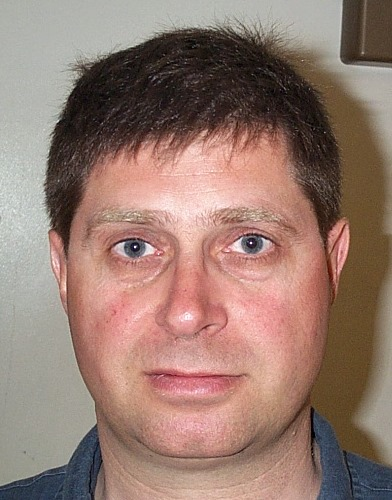
%> input picture images/DB1/db1_01.jpg, 392 x 500 px
$ octave --eval "result = face_mask(imread('images/DB1/db1_01.jpg'));"   (GNU Octave 9; MATLAB toolbox functions it lacks are replaced by stand-ins)
%> lines starting %> are read from the running program, lines starting %| are printed output that depends on the picture; in (x1, y1, x2, y2) boxes, pixels count from 0 and x2, y2 are one past the last pixel; in counts of white or black regions, pixels touching at a corner belong together; the program's own positions count from 1
### gray_world.m
function out_image = gray_world(input_img)

%% Split the image to r, g and b channels
r = input_img(:,:,1);
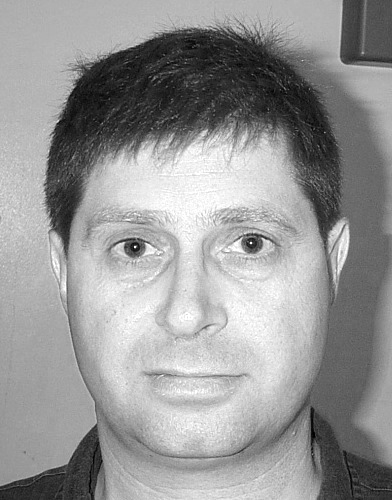
%> r: size 500x392 uint8; min 0, max 255, mean 150.1
g = input_img(:,:,2);
b = input_img(:,:,3);
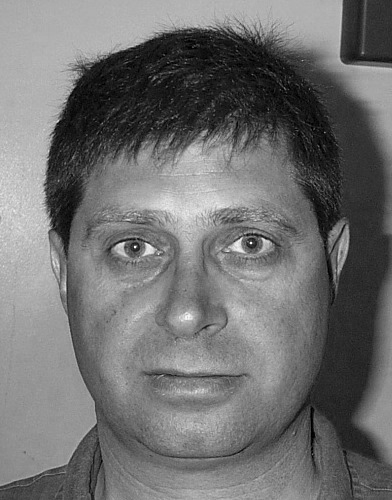
%> b: size 500x392 uint8; min 0, max 255, mean 111.8

%% Compute mean:
r_avg = mean(r);
%> r_avg = 392 values, max 180.9 at index 189, min 96.24 at index 352, mean 150.1
g_avg = mean(g);
%> g_avg = 392 values, max 172.8 at index 7, min 75.75 at index 351, mean 122.6
b_avg = mean(b);
%> b_avg = 392 values, max 166.6 at index 16, min 52.15 at index 351, mean 111.8

%% Compute the gain for the red and green channel:
alpha = g_avg/r_avg;
%> alpha = 0.816
beta = g_avg/b_avg;
%> beta = 1.08

%% Compute color corrected image
r_sensor = alpha*r;
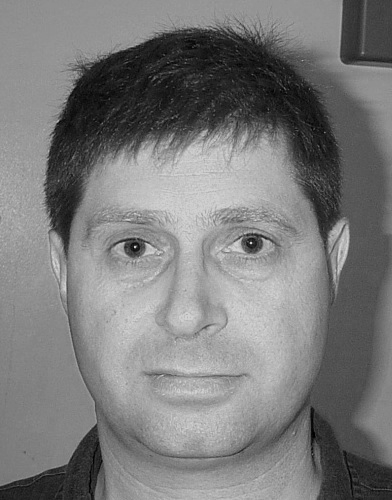
%> r_sensor: size 500x392 uint8; min 0, max 208, mean 122.4
g_sensor = g;
b_sensor = beta*b;

out_image = cat(3, r_sensor,g_sensor,b_sensor);
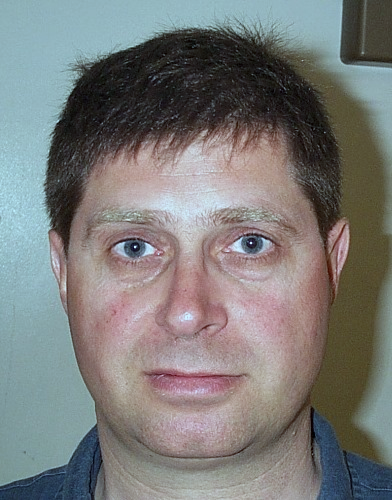
%> out_image: size 500x392x3 uint8; mean R, G, B 122.4, 122.6, 121.1

end

### face_mask.m
function [binary_img] = face_mask(input_img)
% input_img=imread("images/DB1/db1_01.jpg");
%% light compensation of the input image
input_img = gray_world(input_img);
% figure()
% imshow(input_img)
%% binary image
binary_img = zeros(size(input_img, 1), size(input_img,2));

%% Convert image from RGB to YCbCr
YCbCr_img = rgb2ycbcr(input_img);
%> YCbCr_img: size 500x392x3 uint8; mean of channels 1, 2, 3 121.1, 127.4, 128

% split the image into Y, Cb and Cr channels.
Y = YCbCr_img(:,:,1);
Cb = YCbCr_img(:,:,2);
Cr = YCbCr_img(:,:,3);
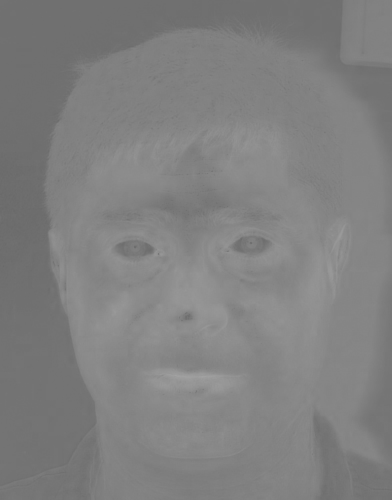
%> Cr: size 500x392 uint8; min 106, max 162, mean 128

%% Threshold segmentation algorithm
[row, col] = find(Cb>=65 & Cr>=120 & Cr <=150 & Y >= 80);
%> row = 102663 values from 1 to 500; col = 102663 values from 1 to 392


%% Set the skin to white and the rest to black
for i = 1:size(row)
        binary_img(row(i), col(i)) = 1;
end
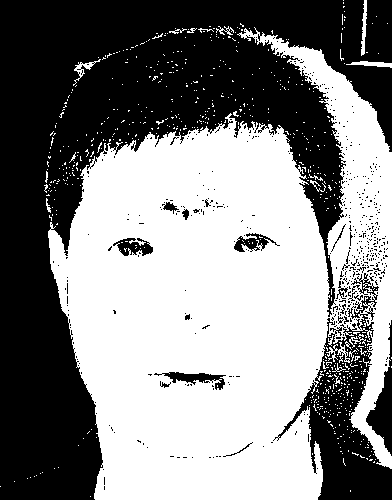
%> binary_img: size 500x392 double; values 0 (black) and 1 (white), 52.4% white; 477 black regions (459 under 20 px), largest, box (x1, y1, x2, y2) and area: (0, 0, 392, 500) 80241, (273, 273, 392, 500) 8936, (366, 320, 392, 456) 1246

%% Morphological operations
se = strel('square',3);
binary_img = imopen(binary_img, se);
%> binary_img: size 500x392 double; values 0 (black) and 1 (white), 49.4% white; 45 white regions (32 under 20 px), largest, box (x1, y1, x2, y2) and area: (48, 118, 329, 500) 83036, (260, 35, 392, 469) 12895, (352, 61, 392, 68) 165
binary_img = imclose(binary_img, se);
%> binary_img: size 500x392 double; values 0 (black) and 1 (white), 50.1% white; 16 black regions (2 under 20 px), largest, box (x1, y1, x2, y2) and area: (0, 0, 392, 500) 94502, (366, 320, 392, 456) 1285, (164, 372, 225, 390) 579

%fill the eyes and mouth/teeth
binary_img = imfill(binary_img, 'holes');
%> binary_img: size 500x392 double; values 0 (black) and 1 (white), 51.2% white; 2 black regions, box (x1, y1, x2, y2) and area: (0, 0, 392, 500) 94455, (366, 320, 392, 456) 1285
target = 256:-4:4;
binary_img = histeq(binary_img,target);
binary_img = imbinarize(binary_img, 0.8);

binary_img = bwareafilt(binary_img,1);
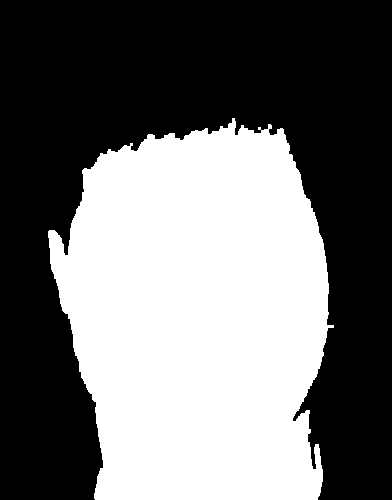
%> binary_img: size 500x392 logical; 43.7% white; 1 white region, box (x1, y1, x2, y2) and area: (48, 118, 334, 500) 85564
% figure()
% imshow(binary_img)
end

$ run again, on images/DB1/db1_02.jpg
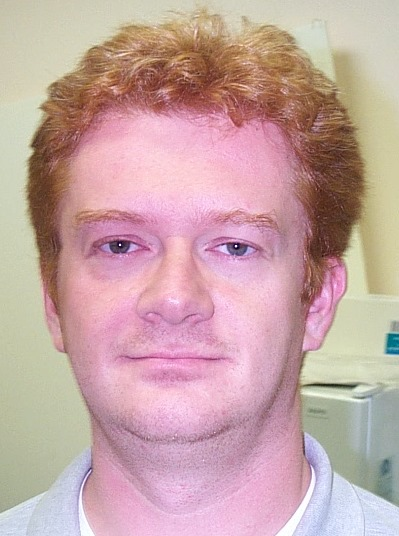
%> input picture images/DB1/db1_02.jpg, 399 x 536 px
%> r_avg = 399 values, max 223.6 at index 179, min 164.6 at index 332, mean 198.3
%> g_avg = 399 values, max 202.7 at index 23, min 136.7 at index 302, mean 166
%> b_avg = 399 values, max 187.7 at index 179, min 131.5 at index 302, mean 165.2
%> alpha = 0.832
%> beta = 1
%> YCbCr_img: size 536x399x3 uint8; mean of channels 1, 2, 3 158.2, 127.8, 127.6
%> in face_mask, `Cr = YCbCr_img(:,:,3);`:
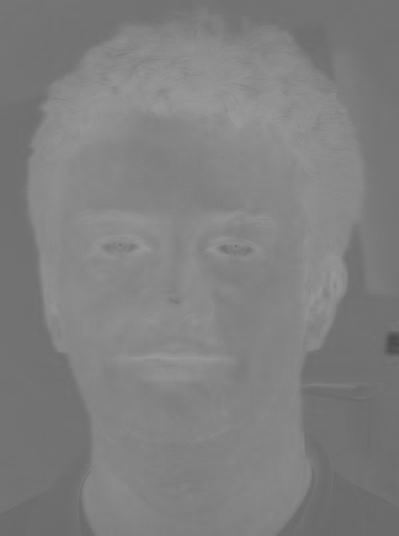
%> Cr: size 536x399 uint8; min 74, max 155, mean 127.6
%> row = 135338 values from 7 to 536; col = 135338 values from 26 to 392
%> in face_mask, `binary_img = imfill(binary_img, 'holes');`:
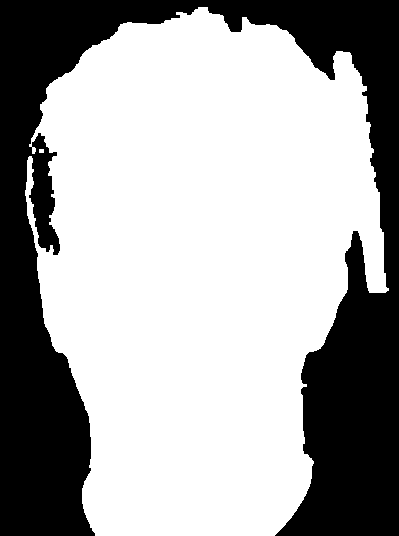
%> binary_img: size 536x399 double; values 0 (black) and 1 (white), 65.5% white; 1 black region, box (x1, y1, x2, y2) and area: (0, 0, 399, 536) 73752

$ run again, on images/DB1/db1_03.jpg
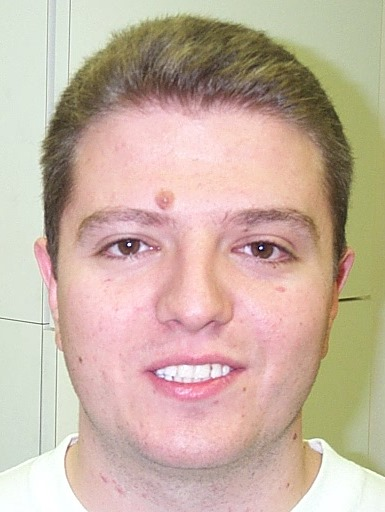
%> input picture images/DB1/db1_03.jpg, 385 x 512 px
%> r_avg = 385 values, max 223.5 at index 39, min 152.2 at index 338, mean 200.3
%> g_avg = 385 values, max 231.3 at index 34, min 147.3 at index 338, mean 178.7
%> b_avg = 385 values, max 219.5 at index 34, min 109.1 at index 338, mean 163.2
%> alpha = 0.891
%> beta = 1.08
%> YCbCr_img: size 512x385x3 uint8; mean of channels 1, 2, 3 169.2, 126.9, 128
%> in face_mask, `Cr = YCbCr_img(:,:,3);`:
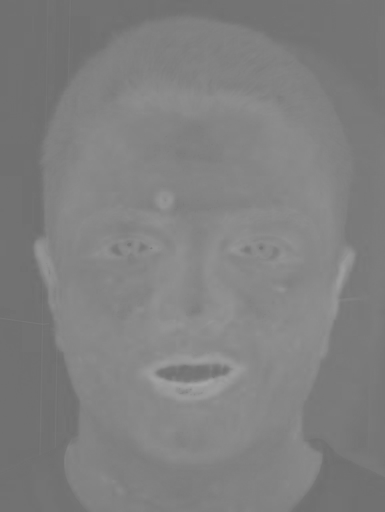
%> Cr: size 512x385 uint8; min 109, max 167, mean 128
%> row = 140571 values from 15 to 512; col = 140571 values from 3 to 385
%> in face_mask, `binary_img = imfill(binary_img, 'holes');`:
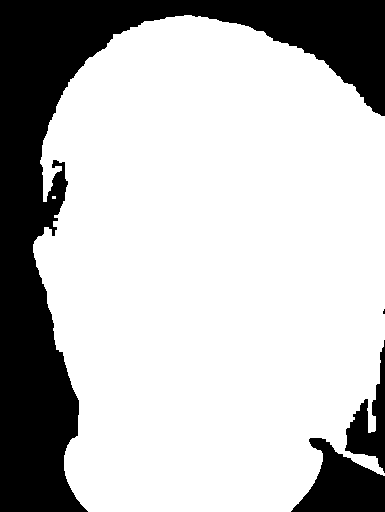
%> binary_img: size 512x385 double; values 0 (black) and 1 (white), 74.1% white; 4 black regions (1 under 20 px), largest, box (x1, y1, x2, y2) and area: (0, 0, 385, 512) 44934, (291, 438, 385, 512) 4008, (345, 340, 385, 473) 2049

$ run again, on images/DB1/db1_04.jpg
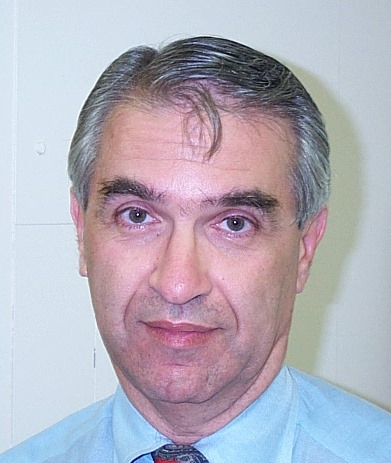
%> input picture images/DB1/db1_04.jpg, 391 x 463 px
%> r_avg = 391 values, max 217.2 at index 15, min 145.7 at index 299, mean 179.1
%> g_avg = 391 values, max 229.7 at index 15, min 143.8 at index 195, mean 175.3
%> b_avg = 391 values, max 243.7 at index 15, min 154.9 at index 276, mean 187.8
%> alpha = 0.982
%> beta = 0.935
%> YCbCr_img: size 463x391x3 uint8; mean of channels 1, 2, 3 166.7, 128.1, 128.2
%> row = 150255 values from 1 to 463; col = 150255 values from 1 to 391
%> in face_mask, `binary_img = imfill(binary_img, 'holes');`:
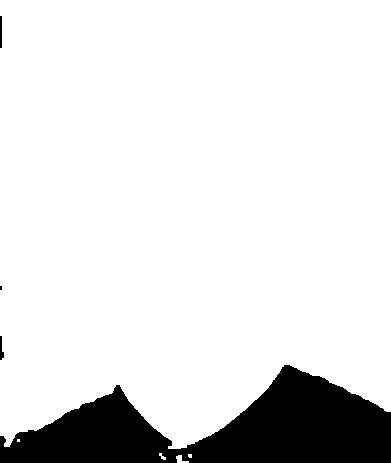
%> binary_img: size 463x391 double; values 0 (black) and 1 (white), 88.4% white; 4 black regions (1 under 20 px), largest, box (x1, y1, x2, y2) and area: (0, 365, 391, 463) 20858, (0, 16, 2, 48) 64, (0, 336, 4, 360) 60
